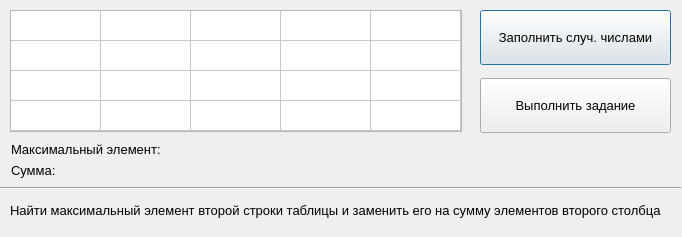
<?xml version="1.0" encoding="UTF-8"?>
<ui version="4.0">
 <class>Dialog</class>
 <widget class="QDialog" name="Dialog">
  <property name="geometry">
   <rect>
    <x>0</x>
    <y>0</y>
    <width>682</width>
    <height>237</height>
   </rect>
  </property>
  <property name="minimumSize">
   <size>
    <width>682</width>
    <height>237</height>
   </size>
  </property>
  <property name="maximumSize">
   <size>
    <width>682</width>
    <height>237</height>
   </size>
  </property>
  <property name="windowTitle">
   <string>Dialog</string>
  </property>
  <widget class="QTableWidget" name="tableWidget">
   <property name="enabled">
    <bool>true</bool>
   </property>
   <property name="geometry">
    <rect>
     <x>10</x>
     <y>10</y>
     <width>452</width>
     <height>122</height>
    </rect>
   </property>
   <property name="minimumSize">
    <size>
     <width>441</width>
     <height>0</height>
    </size>
   </property>
   <property name="maximumSize">
    <size>
     <width>455</width>
     <height>220</height>
    </size>
   </property>
   <property name="font">
    <font>
     <pointsize>10</pointsize>
    </font>
   </property>
   <property name="rowCount">
    <number>4</number>
   </property>
   <attribute name="horizontalHeaderVisible">
    <bool>false</bool>
   </attribute>
   <attribute name="horizontalHeaderCascadingSectionResizes">
    <bool>false</bool>
   </attribute>
   <attribute name="horizontalHeaderDefaultSectionSize">
    <number>90</number>
   </attribute>
   <attribute name="horizontalHeaderMinimumSectionSize">
    <number>55</number>
   </attribute>
   <attribute name="verticalHeaderVisible">
    <bool>false</bool>
   </attribute>
   <attribute name="verticalHeaderHighlightSections">
    <bool>false</bool>
   </attribute>
   <row>
    <property name="text">
     <string/>
    </property>
   </row>
   <row>
    <property name="text">
     <string/>
    </property>
   </row>
   <row>
    <property name="text">
     <string/>
    </property>
   </row>
   <row>
    <property name="text">
     <string/>
    </property>
   </row>
   <column>
    <property name="text">
     <string>C1</string>
    </property>
   </column>
   <column>
    <property name="text">
     <string>C2</string>
    </property>
   </column>
   <column>
    <property name="text">
     <string>C3</string>
    </property>
   </column>
   <column>
    <property name="text">
     <string>C4</string>
    </property>
   </column>
   <column>
    <property name="text">
     <string>C5</string>
    </property>
   </column>
  </widget>
  <widget class="QPushButton" name="btn_random_number">
   <property name="geometry">
    <rect>
     <x>480</x>
     <y>10</y>
     <width>191</width>
     <height>55</height>
    </rect>
   </property>
   <property name="font">
    <font>
     <family>Segoe UI</family>
     <pointsize>10</pointsize>
    </font>
   </property>
   <property name="text">
    <string>Заполнить случ. числами</string>
   </property>
  </widget>
  <widget class="QPushButton" name="btn_solve">
   <property name="geometry">
    <rect>
     <x>480</x>
     <y>78</y>
     <width>191</width>
     <height>55</height>
    </rect>
   </property>
   <property name="font">
    <font>
     <family>Segoe UI</family>
     <pointsize>10</pointsize>
    </font>
   </property>
   <property name="text">
    <string>Выполнить задание</string>
   </property>
  </widget>
  <widget class="QLabel" name="label_max_el">
   <property name="geometry">
    <rect>
     <x>11</x>
     <y>141</y>
     <width>331</width>
     <height>16</height>
    </rect>
   </property>
   <property name="font">
    <font>
     <family>Segoe UI</family>
     <pointsize>10</pointsize>
    </font>
   </property>
   <property name="text">
    <string>Максимальный элемент:</string>
   </property>
  </widget>
  <widget class="QLabel" name="label_sum">
   <property name="geometry">
    <rect>
     <x>11</x>
     <y>160</y>
     <width>331</width>
     <height>20</height>
    </rect>
   </property>
   <property name="font">
    <font>
     <family>Segoe UI</family>
     <pointsize>10</pointsize>
    </font>
   </property>
   <property name="text">
    <string>Cумма:</string>
   </property>
  </widget>
  <widget class="QLabel" name="label_task_1">
   <property name="geometry">
    <rect>
     <x>10</x>
     <y>190</y>
     <width>661</width>
     <height>41</height>
    </rect>
   </property>
   <property name="font">
    <font>
     <family>Segoe UI</family>
     <pointsize>10</pointsize>
    </font>
   </property>
   <property name="text">
    <string>Найти максимальный элемент второй строки таблицы и заменить его на сумму элементов второго столбца</string>
   </property>
  </widget>
  <widget class="Line" name="line">
   <property name="geometry">
    <rect>
     <x>0</x>
     <y>180</y>
     <width>681</width>
     <height>16</height>
    </rect>
   </property>
   <property name="orientation">
    <enum>Qt::Horizontal</enum>
   </property>
  </widget>
  <widget class="QLabel" name="label_error">
   <property name="geometry">
    <rect>
     <x>380</x>
     <y>140</y>
     <width>251</width>
     <height>31</height>
    </rect>
   </property>
   <property name="font">
    <font>
     <family>Segoe UI</family>
     <pointsize>10</pointsize>
    </font>
   </property>
   <property name="text">
    <string/>
   </property>
  </widget>
 </widget>
 <resources/>
 <connections/>
</ui>
